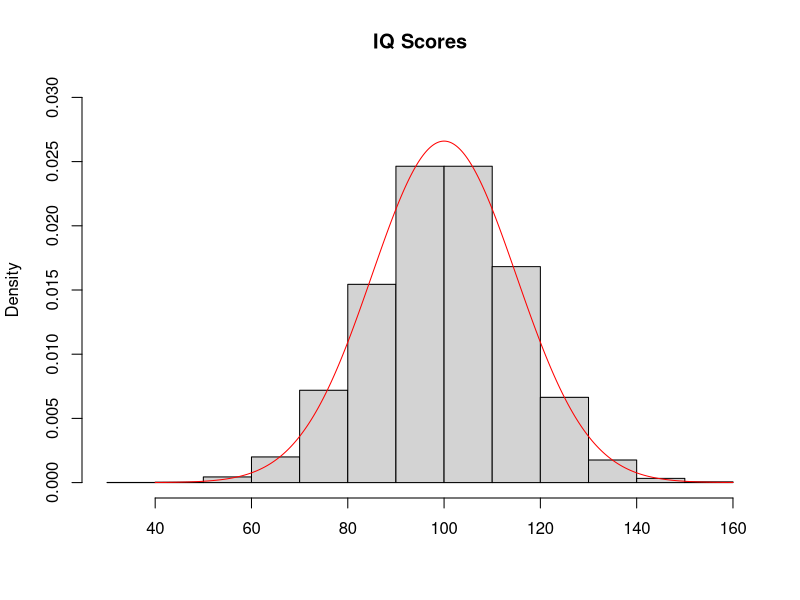

Here is the R script that generated this plot:
## ---- chunk 1

# Load libraries
library(psych)

## ---- chunk 2
summary(sat.act)
## ---- chunk 3
hist(rnorm(10000, mean=100, sd=15), freq=FALSE, ylim=c(0, .03), xlab='', main='IQ Scores')
points(x=seq(40, 160, .001), y=dnorm(seq(40, 160, .001), mean=100, sd=15), type='l', col='red')
## ---- chunk 4
pnorm(80, mean=100, sd=15)
## ---- chunk 5
pnorm(80, mean=100, sd=15, lower.tail=FALSE)
## ---- chunk 6
1-pnorm(80, mean=100, sd=15)
## ---- chunk 7
qnorm(.95, mean=100, sd=15)
## ---- chunk 8
qnorm(.95, mean=100, sd=15, lower.tail=FALSE)
## ---- chunk 9
rnorm(50, mean=100, sd=15)
## ---- chunk 10
IQ135_z <- (135-100)/15
IQ135_z
## ---- chunk 11
qnorm(.025)
qnorm(.975)
## ---- chunk 12
IQ135_z_prob <- 1-pnorm(IQ135_z)
## ---- chunk 13
IQ135_prob <- 1-pnorm(135, mean=100, sd=15)
## ---- chunk 14
t.test(sat.act$SATV)
## ---- chunk 15
t.test(sat.act$SATV, mu=600)
## ---- chunk 16

# Calculate difference scores
sat.act$SAT_diff <- sat.act$SATV-sat.act$SATQ

# Run a one-sample t-test
t.test(sat.act$SAT_diff)

## ---- chunk 17
t.test(sat.act$SATV, sat.act$SATQ, paired=TRUE)
## ---- chunk 18
t.test(sat.act$SATQ[sat.act$gender==1], sat.act$SATQ[sat.act$gender==2], paired=FALSE)
## ---- chunk 19

# Subset the groups
male_SATQ <- sat.act$SATQ[sat.act$gender==1]
female_SATQ <- sat.act$SATQ[sat.act$gender==2]

# Run a two-sample t-test
t.test(male_SATQ, female_SATQ, paired=FALSE)

